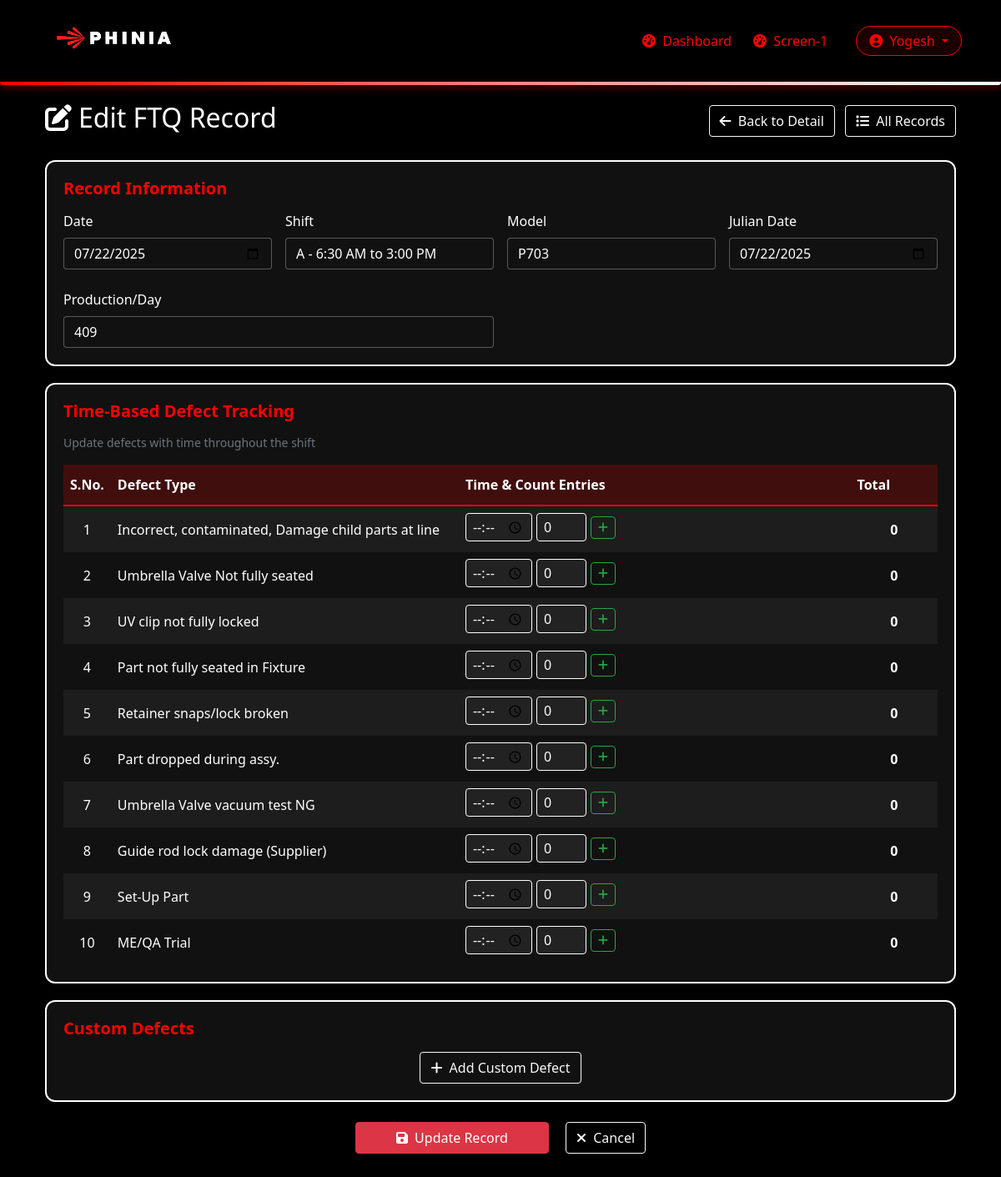
Screenshot of /ftq/16/edit/ (signed in) with the database file from the repository.
### main/models.py (models this page shows, shortened)
class User(AbstractUser):
    USER_TYPES = (
        ('operator', 'Operator'),
        ('shift_supervisor', 'Shift Supervisor'),
        ('quality_supervisor', 'Quality Supervisor'),
    )
    company_id = models.CharField(max_length=100, blank=True, null=True)
    skill_matrix_level = models.CharField(max_length=200, blank=True, null=True)
    user_type = models.CharField(max_length=20, choices=USER_TYPES)

class FTQRecord(models.Model):
    MODEL_CHOICES = (
        ('P703', 'P703'),
        ('U704', 'U704'),
        ('FD', 'FD'),
        ('SA', 'SA'),
        ('Gnome', 'Gnome'),
    )
    SHIFTS = [
        ('S1', 'S1 - 6:30 AM to 6:30 PM'),
        ('A', 'A - 6:30 AM to 3:00 PM'),
        ('G', 'G - 8:30 AM to 5:00 PM'),
        ('B', 'B - 3:00 PM to 11:30 PM'),
        ('C', 'C - 11:30 PM to 6:30 AM'),
        ('S2', 'S2 - 6:30 PM to 6:30 AM'),
    ]
    verification_status = models.ForeignKey(
        'DailyVerificationStatus',
        on_delete=models.CASCADE,
        related_name='ftq_records',
        null=True,
        blank=True
    )
    date = models.DateField()
    shift_type = models.CharField(max_length=100, choices=SHIFTS, blank=True, null=True)
    model_name = models.CharField(max_length=10, choices=MODEL_CHOICES)
    julian_date = models.DateField(help_text="Date in Julian calendar")
    total_inspected = models.PositiveIntegerField(verbose_name="Production/day")
    created_by = models.ForeignKey(User, on_delete=models.CASCADE, related_name='created_ftq_records')
    verified_by = models.ForeignKey(
        User,
        on_delete=models.CASCADE,
        related_name='verified_ftq_records',
        null=True,
        blank=True,
        verbose_name="Supervisor"
    )
    production_per_shift = models.PositiveIntegerField(
        verbose_name="Production Data/Shift",
        blank=True,
        null=True
    )
    created_at = models.DateTimeField(auto_now_add=True)
    updated_at = models.DateTimeField(auto_now=True)
    class Meta:
        ordering = ['-date', '-created_at']

class DefectType(models.Model):
    name = models.CharField(max_length=100)
    operation_number = models.ForeignKey(
        OperationNumber,  # Reference the class defined above
        on_delete=models.CASCADE,
        related_name='defect_types'
    )
    category = models.ForeignKey(
        DefectCategory,  # Reference the class defined above
        on_delete=models.CASCADE,
        related_name='defect_types'
    )
    description = models.TextField(blank=True, null=True)
    is_critical = models.BooleanField(default=False)
    is_default = models.BooleanField(
        default=False,
        help_text="If true, this defect type will be shown by default"
    )
    order = models.PositiveIntegerField(
        default=0,
        help_text="Order in which to display this defect type"
    )
    class Meta:
        ordering = ['operation_number', 'order', 'name']

### main/views.py (the view, shortened to what this page needs)
# urls.py: path('ftq/<int:pk>/edit/', views.ftq_record_edit, name='ftq_record_edit'),
@login_required
def ftq_record_edit(request, pk):
    ftq_record = get_object_or_404(FTQRecord, pk=pk)
    if not (request.user.user_type in ['shift_supervisor', 'quality_supervisor'] or
            request.user.is_superuser or request.user == ftq_record.created_by):
        messages.error(request, 'You do not have permission to edit this record')
        return redirect('ftq_list')
    time_entries = TimeBasedDefectEntry.objects.filter(
        ftq_record=ftq_record
    ).select_related('defect_type', 'defect_type_custom').order_by('recorded_at')
    standard_defect_entries = {}
    custom_defect_entries = {}
    if request.method == 'POST':
        form = FTQRecordForm(request.POST, instance=ftq_record)
        if form.is_valid():
            try:
                with transaction.atomic():
                    ftq_record = form.save()
                    TimeBasedDefectEntry.objects.filter(ftq_record=ftq_record).delete()
                    CustomDefectType.objects.filter(ftq_record=ftq_record).delete()
                    operation = OperationNumber.objects.get(number='OP#35')
                    defect_data = {}
                    for key in request.POST:
                        if key.startswith('defect_time_'):
                            parts = key.split('_')
                            defect_id = parts[2]
                            time_index = parts[3]
                            time_value = request.POST.get(key)
                            count_key = f'defect_count_{defect_id}_{time_index}'
                            count_value = request.POST.get(count_key, 0)
                            if time_value and int(count_value) > 0:
                                if defect_id not in defect_data:
                                    defect_data[defect_id] = []
                                defect_data[defect_id].append({
                                    'time': time_value,
                                    'count': int(count_value)
                                })
                    for defect_id, entries in defect_data.items():
                        if defect_id.startswith('custom_'):
                            custom_name = request.POST.get(f'custom_defect_name_{defect_id}')
                            if custom_name:
                                custom_defect = CustomDefectType.objects.create(
                                    ftq_record=ftq_record,
                                    name=custom_name,
                                    operation_number=operation,
                                    added_by=request.user
                                )
                                for entry in entries:
                                    TimeBasedDefectEntry.objects.create(
                                        ftq_record=ftq_record,
                                        defect_type_custom=custom_defect,
                                        recorded_at=entry['time'],
                                        count=entry['count']
                                    )
                        else:
                            try:
                                defect_type = DefectType.objects.get(id=int(defect_id))
                                for entry in entries:
                                    TimeBasedDefectEntry.objects.create(
                                        ftq_record=ftq_record,
                                        defect_type=defect_type,
                                        recorded_at=entry['time'],
                                        count=entry['count']
                                    )
                            except DefectType.DoesNotExist:
                                continue
                    messages.success(request, 'FTQ record updated successfully with time-based defect tracking')
                    return redirect('ftq_record_detail', pk=ftq_record.pk)
            except Exception as e:
                messages.error(request, f'Error updating FTQ record: {str(e)}')
    else:
        form = FTQRecordForm(instance=ftq_record)
    try:
        operation = OperationNumber.objects.get(number='OP#35')
        default_defects_qs = DefectType.objects.filter(
            operation_number=operation,
            is_default=True
        ).order_by('order')[:10]
        default_defects = []
        for defect in default_defects_qs:
            entries = standard_defect_entries.get(defect.id, [])
            import json
            defect.entries_json = json.dumps(entries)
            default_defects.append(defect)
    except OperationNumber.DoesNotExist:
        default_defects = []
    existing_custom_defects = []
    return render(request, 'main/operations/ftq_record_edit.html', {
        'form': form,
        'default_defects': default_defects,
        'standard_defect_entries': standard_defect_entries,
        'custom_defect_entries': custom_defect_entries,
        'existing_custom_defects': existing_custom_defects,
        'ftq_record': ftq_record,
        'title': 'Edit FTQ Record'
    })

### main/templates/main/operations/ftq_record_edit.html (shortened to what this page needs)
{% extends "main/base.html" %}
{% load static %}
{% block content %}
<div class="container-fluid">
    <div class="d-flex justify-content-between align-items-center mb-4">
        <h2 class="text-white"><i class="fas fa-edit me-2"></i>Edit FTQ Record</h2>
        <div>
            <a href="{% url 'ftq_record_detail' pk=ftq_record.id %}" class="btn btn-outline-light">
                <i class="fas fa-arrow-left me-1"></i> Back to Detail
            </a>
            <a href="{% url 'ftq_list' %}" class="btn btn-outline-light ms-2">
                <i class="fas fa-list me-1"></i> All Records
            </a>
        </div>
    </div>
    <form method="post" id="ftqForm">
        <div class="form-card">
            <h5 class="card-title">Record Information</h5>
            <div class="row g-3">
                <div class="col-md-3">
                    <label class="form-label">Date</label>
                    {{ form.date }}
                </div>
                <div class="col-md-3">
                    <label class="form-label">Shift</label>
                    {{ form.shift_type }}
                </div>
                <div class="col-md-3">
                    <label class="form-label">Model</label>
                    {{ form.model_name }}
                </div>
                <div class="col-md-3">
                    <label class="form-label">Julian Date</label>
                    {{ form.julian_date }}
                </div>
            </div>
            <div class="row g-3 mt-2">
                <div class="col-md-6">
                    <label class="form-label">Production/Day</label>
                    {{ form.total_inspected }}
                </div>
            </div>
        </div>
        <div class="form-card">
            <h5 class="card-title">Time-Based Defect Tracking</h5>
            <p class="text-muted small">Update defects with time throughout the shift</p>
            <div class="table-responsive">
                <table class="defect-time-table">
                    <thead>
                        <tr>
                            <th width="5%">S.No.</th>
                            <th width="40%">Defect Type</th>
                            <th width="45%">Time & Count Entries</th>
                            <th width="10%">Total</th>
                        </tr>
                    </thead>
                    <tbody>
                        {% for defect in default_defects %}
                        <tr>
                            <td class="text-center">{{ forloop.counter }}</td>
                            <td>{{ defect.name }}</td>
                            <td>
                                <div id="time-entries-{{ defect.id }}" data-defect-id="{{ defect.id }}"
                                     data-entries='{{ defect.entries_json|safe }}'>
                                </div>
                            </td>
                            <td class="defect-total" id="total-{{ defect.id }}">0</td>
                        </tr>
                        {% endfor %}
                    </tbody>
                </table>
            </div>
        </div>
        <div class="form-card">
            <h5 class="card-title">Custom Defects</h5>
            <div class="text-center mt-3">
                <button type="button" class="btn btn-outline-light" onclick="addCustomDefect()">
                    <i class="fas fa-plus me-1"></i> Add Custom Defect
                </button>
            </div>
        </div>
        <div class="text-center mt-4 mb-5">
            <button type="submit" class="btn btn-danger px-5">
                <i class="fas fa-save me-1"></i> Update Record
            </button>
            <a href="{% url 'ftq_record_detail' pk=ftq_record.id %}" class="btn btn-outline-light ms-3">
                <i class="fas fa-times me-1"></i> Cancel
            </a>
        </div>
    </form>
</div>
{% endblock %}

### main/templates/main/base.html (shortened to what this page needs)
{% load static %}
<!DOCTYPE html>
<html lang="en">
<head>
    <link rel="stylesheet" href="{% static 'css/bootstrap.min.css' %}" />
    <link rel="stylesheet" href="{% static 'css/all.min1.css' %}" />
    <link rel="stylesheet" href="{% static 'css/all.min2.css' %}" />
    {% load static %}
</head>
<body>
    <nav class="navbar navbar-expand-lg navbar-dark">
        <div class="container navbar-container">
            <a class="navbar-brand" href="{% url 'dashboard' %}">
                <img src="{% static 'images/image2.png' %}" alt="Phinia Logo" height="68">
            </a>
            {% if user.is_authenticated %}
            <div class="collapse navbar-collapse justify-content-end" id="navbarNav">
                <ul class="navbar-nav align-items-center">
                    <li class="nav-item">
                        <a class="nav-link {% if request.resolver_match.url_name == 'dashboard' %}active{% endif %}"
                           href="{% url 'dashboard' %}">
                           <i class="fas fa-tachometer-alt me-1"></i> Dashboard
                        </a>
                    </li>
                    <li class="nav-item">
                        <a class="nav-link" href="{% url 'station_media_slider' station_id=1 %}">
                            <i class="fas fa-tachometer-alt me-1"></i> Screen-1
                        </a>
                    </li>
                    <li class="nav-item dropdown ms-3">
                        <a class="nav-link dropdown-toggle" href="#" id="userDropdown" role="button"
                           data-bs-toggle="dropdown" aria-expanded="false"
                           style="border: 1px solid #ff0000; border-radius: 20px; padding: 5px 15px; background: rgba(255,0,0,0.1);">
                            <i class="fas fa-user-circle me-1"></i> {{ user.username }}
                        </a>
                    </li>
                </ul>
            </div>
            {% endif %}
        </div>
    </nav>
    <div class="container mt-4">
        {% block content %}{% endblock %}
    </div>
</body>
</html>

### rows the page displays
User: username "Yogesh"
FTQRecord: date "07/22/2025", shift_type "A - 6:30 AM to 3:00 PM", model_name "P703", julian_date "07/22/2025", total_inspected "409"
DefectType: name "Incorrect, contaminated, Damage child parts at line"
DefectType: name "Umbrella Valve Not fully seated"
DefectType: name "UV clip not fully locked"
DefectType: name "Part not fully seated in Fixture"
DefectType: name "Retainer snaps/lock broken"
DefectType: name "Part dropped during assy."
DefectType: name "Umbrella Valve vacuum test NG"
DefectType: name "Guide rod lock damage (Supplier)"
DefectType: name "Set-Up Part"
DefectType: name "ME/QA Trial"
